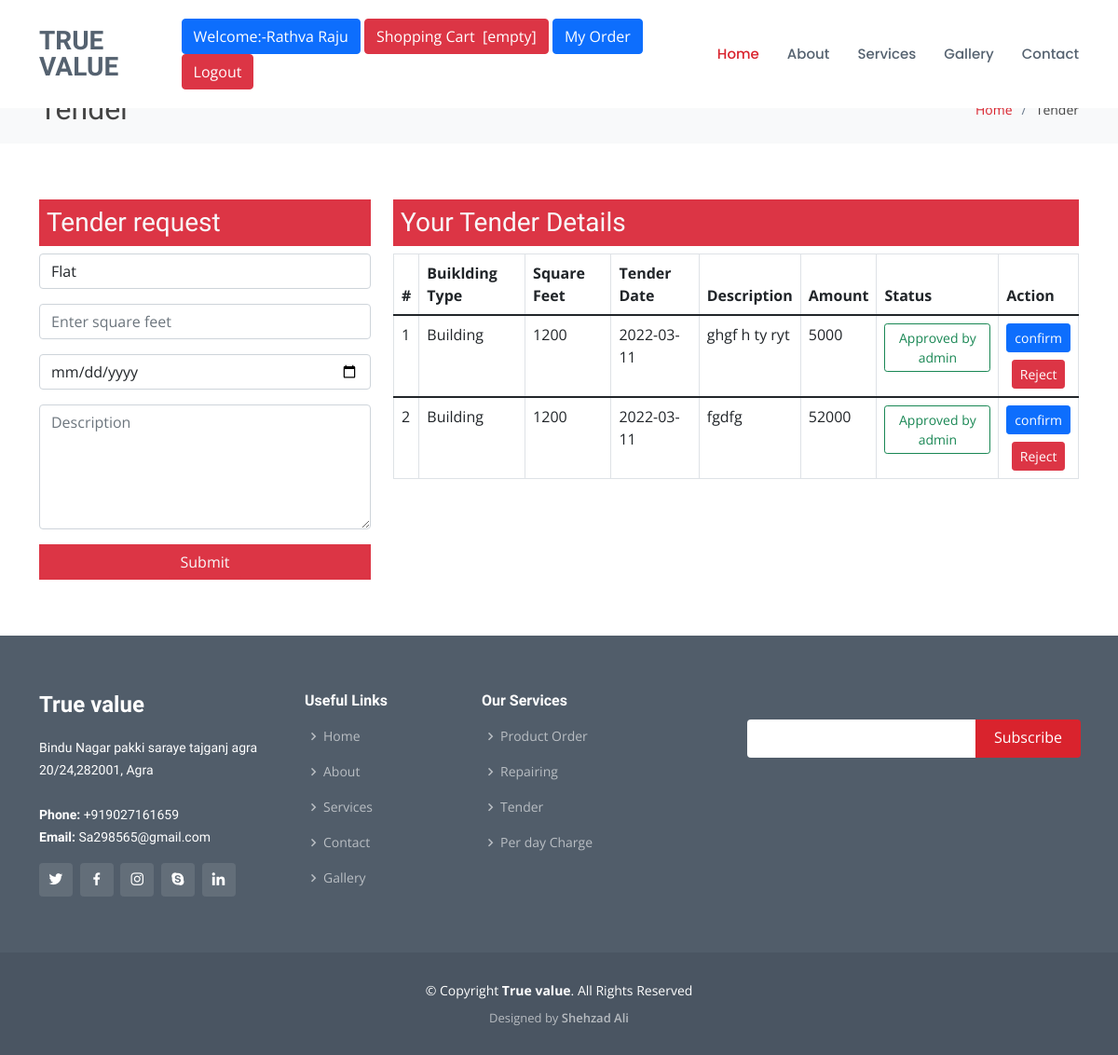
Screenshot of /tender.php (signed in) with the database file from the repository.
### tables this page shows
CREATE TABLE `tender_table` (
  `tender_id` int(10) NOT NULL,
  `customer_id` int(10) DEFAULT NULL,
  `rendom_tender_id` int(11) DEFAULT NULL,
  `building_type` varchar(30) NOT NULL,
  `square_feet` int(20) NOT NULL,
  `tender_date` date NOT NULL,
  `description` varchar(50) NOT NULL,
  `amount` int(20) NOT NULL DEFAULT 0,
  `Status` int(10) NOT NULL DEFAULT 0 COMMENT 'pending=0,approved=1,confirm=2,reject=3'
);

### tender.php (the view, shortened to what this page needs)
<?php
include 'header.php';
?>
  <main id="main">
    <section id="breadcrumbs" class="breadcrumbs">
      <div class="container">
        <div class="d-flex justify-content-between align-items-center">
          <h2>Tender</h2>
          <ol>
            <li><a href="home.php">Home</a></li>
            <li>Tender </li>
          </ol>
        </div>
      </div>
    </section>
    <section id="contact" class="contact">
      <div class="container">
		<div class="row">
			<div class="col-lg-4 mt-5 mt-lg-0">
				<form  method="POST" action="tender_process.php" enctype="multipart/form-data">
				<div class="bg-danger">
				  <h3 class="text-light  p-2">Tender request</h3>
				</div>
				  <div class="row">
					<div class="col-md-12 form-group mb-3">
					  <Select type="select" name="type" class="form-control" id="type" placeholder="Select type of Building" required>
					  <option>Flat</option>
					  </select>
					</div>
				  </div>
				  <div class="col-md-12 form-group mt-3 mt-md-0">
					<Input class="form-control" type="text" name="square_feet" rows="3" placeholder="Enter square feet" required />
				 </div>
				  <div class="row mt-3">
				 <div class="col-md-12 form-group mt-3 mt-md-0">
					<Input class="form-control" type="date" min = <?php echo date('Y-m-d');?> name="date" rows="3" placeholder="Select Date" required />
				 </div>
				 </div>
				  <div class="form-group mt-3 mb-3">
					<textarea class="form-control" type="text" name="description" rows="5" placeholder="Description" required></textarea>
				  </div>
				  <div class="text-center bg-danger"><button class="btn bg-danger text-light" type="submit" name="submit">Submit</button></div>
				</form>
			  </div>
			  <div class="col-lg-8 mt-5 mt-lg-0">
			  <div class="bg-danger">
				  <h3 class="text-light p-2">Your Tender Details</h3>
				</div>
				<div >
				<?php
														$select_sql_book = "SELECT * FROM `tender_table` where customer_id = '$id'";
                                        $result = $con->query($select_sql_book);
                                        if ($result->num_rows>0) {
				?>
                                <table class="table  table-bordered table-hover">
                                    <thead>
                                        <tr>
                                            <th>#</th>
                                            <th>Buiklding Type</th>
                                            <th>Square Feet</th>
                                            <th>Tender Date</th>
                                            <th>Description</th>
                                            <th>Amount</th>
											<th>Status</th>
                                            <th>Action</th>
                                        </tr>
                                    </thead>
                                    <?php
											$id  = 1;
                                            while($row = $result->fetch_assoc()){
                                            $name = $row["building_type"];
                                            $square_feet = $row["square_feet"];
											$description = $row["description"];
                                            $tender_date = $row["tender_date"];
                                            $amount = $row["amount"];
                                        ?>
                                        <tbody>
                                        <tr>
                                            <td><?php echo $id ?></td>
                                            <td><?php echo $name; ?></td>
											<td><?php echo $square_feet; ?></td>
                                            <td><?php echo $tender_date; ?></td>
											<td><?php echo $description; ?></td>
											<td><?php
											if($amount==0)
											{
												echo "Pending amount";
											}
											else{
												echo $amount;
											}
											?></td>
                                            <?php
											if ($block=$row["Status"] == 0) {
												  echo "<td class='text-center text-dark' class='linq'  ><a class='btn btn-outline-warning btn-sm' href='#'>Pending</a></td>";
												} else {
												  echo "<td class='text-center text-success' class='linq'><a class='btn btn-outline-success btn-sm' href='#'>Approved by admin</a></td> ";
												}
											if($amount==0)
											{
												echo "<td class='text-center text-warning'><button class='btn btn-warning btn-sm'>pending</button></td>";
											}
											else
											{
												  echo "<td class='text-center text-dark' class='linq'><a class='btn btn-primary btn-sm mb-2' href='user_tender_status_update.php?tender_id=$row[tender_id]'>confirm</a>
												  <br><a class='btn btn-danger btn-sm' href='user_reject_tender.php?tender_id=$row[tender_id]'>Reject</a></td></tr>";
											}
											?>
                                   <?php
										$id++;
										}
                                    ?>
                                </tbody>
                                </table>
								<?php
										}
										else
										{
											echo "<div class='text-danger'><h3>No tender detail available<h3></div>";
										}
										?>
                            </div>
			  </div>
			  </div>
        </div>
    </section>
<?php include 'footer.php'?>

### assets/css/style.css (style rules this page uses)
body { font-family: "Open Sans", sans-serif; color: #444444; }
a { text-decoration: none; color: #d9232d; }
h1, h2, h3, h4, h5, h6 { font-family: "Raleway", sans-serif; }
section { padding: 60px 0; overflow: hidden; }
.breadcrumbs { padding: 18px 0; background: #f8f9fa; min-height: 40px; margin-top: 80px; }
.breadcrumbs h2 { font-size: 32px; font-weight: 300; margin: 0; }
.breadcrumbs ol { display: flex; flex-wrap: wrap; list-style: none; padding: 0; margin: 0; font-size: 14px; }
.breadcrumbs ol li + li { padding-left: 10px; }
.breadcrumbs ol li + li::before { display: inline-block; padding-right: 10px; color: #6b7b8d; content: "/"; }

### rows the page displays
tender_table: building_type "Building", square_feet "1200", tender_date "2022-03-11", description "ghgf h ty ryt", amount "5000", Status "Approved by admin"
tender_table: building_type "Building", square_feet "1200", tender_date "2022-03-11", description "fgdfg", amount "52000", Status "Approved by admin"

### other values shown
$_SESSION["name"] "Rathva Raju"
